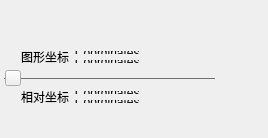
<?xml version="1.0" encoding="UTF-8"?>
<ui version="4.0">
 <class>QG_CoordinateWidget</class>
 <widget class="QWidget" name="QG_CoordinateWidget">
  <property name="geometry">
   <rect>
    <x>0</x>
    <y>0</y>
    <width>268</width>
    <height>138</height>
   </rect>
  </property>
  <property name="sizePolicy">
   <sizepolicy hsizetype="Minimum" vsizetype="Minimum">
    <horstretch>0</horstretch>
    <verstretch>0</verstretch>
   </sizepolicy>
  </property>
  <property name="minimumSize">
   <size>
    <width>0</width>
    <height>27</height>
   </size>
  </property>
  <property name="maximumSize">
   <size>
    <width>500</width>
    <height>150</height>
   </size>
  </property>
  <property name="windowTitle">
   <string>Coordinates</string>
  </property>
  <widget class="Line" name="line1">
   <property name="geometry">
    <rect>
     <x>4</x>
     <y>30</y>
     <width>211</width>
     <height>97</height>
    </rect>
   </property>
   <property name="styleSheet">
    <string notr="true">color:#707070;</string>
   </property>
   <property name="frameShape">
    <enum>QFrame::HLine</enum>
   </property>
   <property name="frameShadow">
    <enum>QFrame::Plain</enum>
   </property>
   <property name="orientation">
    <enum>Qt::Horizontal</enum>
   </property>
  </widget>
  <widget class="QWidget" name="layoutWidget">
   <property name="geometry">
    <rect>
     <x>10</x>
     <y>80</y>
     <width>241</width>
     <height>34</height>
    </rect>
   </property>
   <layout class="QHBoxLayout" name="horizontalLayout" stretch="1,5">
    <item>
     <widget class="QLabel" name="label_2">
      <property name="text">
       <string>相对坐标</string>
      </property>
     </widget>
    </item>
    <item>
     <layout class="QVBoxLayout" name="verticalLayout_2">
      <item>
       <widget class="QLabel" name="lCoord2">
        <property name="text">
         <string>Coordinates</string>
        </property>
        <property name="wordWrap">
         <bool>false</bool>
        </property>
       </widget>
      </item>
      <item>
       <widget class="QLabel" name="lCoord2b">
        <property name="text">
         <string>Coordinates</string>
        </property>
        <property name="wordWrap">
         <bool>false</bool>
        </property>
       </widget>
      </item>
     </layout>
    </item>
   </layout>
  </widget>
  <widget class="QWidget" name="layoutWidget">
   <property name="geometry">
    <rect>
     <x>10</x>
     <y>40</y>
     <width>241</width>
     <height>34</height>
    </rect>
   </property>
   <layout class="QHBoxLayout" name="horizontalLayout_2" stretch="1,5">
    <item>
     <widget class="QLabel" name="label">
      <property name="text">
       <string>图形坐标</string>
      </property>
     </widget>
    </item>
    <item>
     <layout class="QVBoxLayout" name="verticalLayout">
      <item>
       <widget class="QLabel" name="lCoord1">
        <property name="frameShape">
         <enum>QFrame::NoFrame</enum>
        </property>
        <property name="frameShadow">
         <enum>QFrame::Plain</enum>
        </property>
        <property name="text">
         <string>Coordinates</string>
        </property>
        <property name="wordWrap">
         <bool>false</bool>
        </property>
       </widget>
      </item>
      <item>
       <widget class="QLabel" name="lCoord1b">
        <property name="frameShape">
         <enum>QFrame::NoFrame</enum>
        </property>
        <property name="frameShadow">
         <enum>QFrame::Plain</enum>
        </property>
        <property name="text">
         <string>Coordinates</string>
        </property>
        <property name="wordWrap">
         <bool>false</bool>
        </property>
       </widget>
      </item>
     </layout>
    </item>
   </layout>
  </widget>
  <widget class="QLabel" name="label_3">
   <property name="geometry">
    <rect>
     <x>0</x>
     <y>25</y>
     <width>251</width>
     <height>95</height>
    </rect>
   </property>
   <property name="text">
    <string/>
   </property>
  </widget>
  <widget class="QPushButton" name="pushButton">
   <property name="geometry">
    <rect>
     <x>5</x>
     <y>70</y>
     <width>16</width>
     <height>16</height>
    </rect>
   </property>
   <property name="text">
    <string/>
   </property>
  </widget>
 </widget>
 <layoutdefault spacing="6" margin="11"/>
 <resources/>
 <connections/>
</ui>
